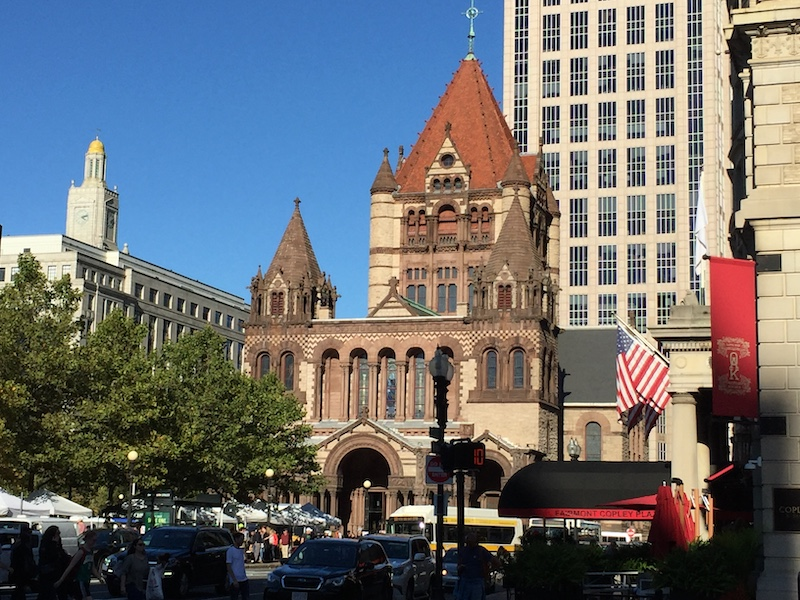
#> input picture Resource/sample.JPG, 800 x 600 px, found by its file name
$ python Kmeans_PIL.py
#> lines starting #> are read from the running program, lines starting #| are printed output that depends on the picture
from PIL import Image
import numpy as np
from sklearn.cluster import KMeans

# import original image, get the size of the image
im_original = Image.open('Resource/sample.JPG')
#> im_original is the input picture: PIL image 800x600 RGB; mean R, G, B 108, 110.9, 113.5
(x, y) =im_original.size  # Get the width and hight of the image
#> x = 800; y = 600

# get image data, reshape to list of pixels of RGB, and scale between 0 and 1
im_data = np.array(im_original.getdata())
im_data_transformed = im_data.reshape(x * y, int(im_data.size/x/y)) /255

# select 16 colors to represent all pixels
km = KMeans(
    n_clusters=16, init='random',
    n_init=10, max_iter=100,
    tol=1e-04, random_state=0
)
km.fit_predict(im_data_transformed)
# km.labels_ as assigments for each pixel, km.clueter_centers_ as selected colors

# transform centroids to 255 scale
centroids = (km.cluster_centers_* 255).astype("uint8")

# fill each pixel with selected centroids
list_ = []
for label in km.labels_:
    list_.append(centroids[label])

# transform back to image shape, form image, save impage
list2 = np.reshape(list_,(y,x,int(im_data.size/x/y)))
im_compressed = Image.fromarray(list2, 'RGB')
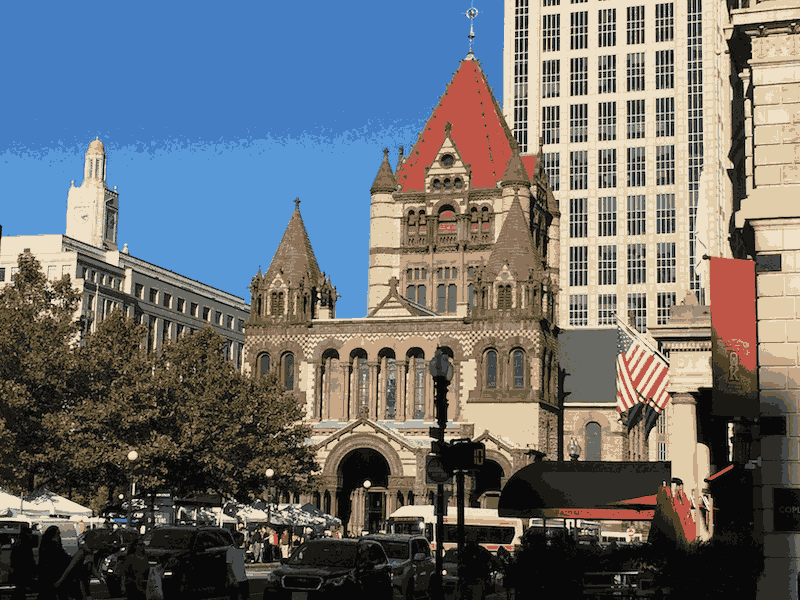
#> im_compressed: PIL image 800x600 RGB; mean R, G, B 107.4, 110.3, 112.9
im_compressed.save('KMeans/sample_PIL_compressed.JPG')

# show original and compressed images
im_original.show()
im_compressed.show()
